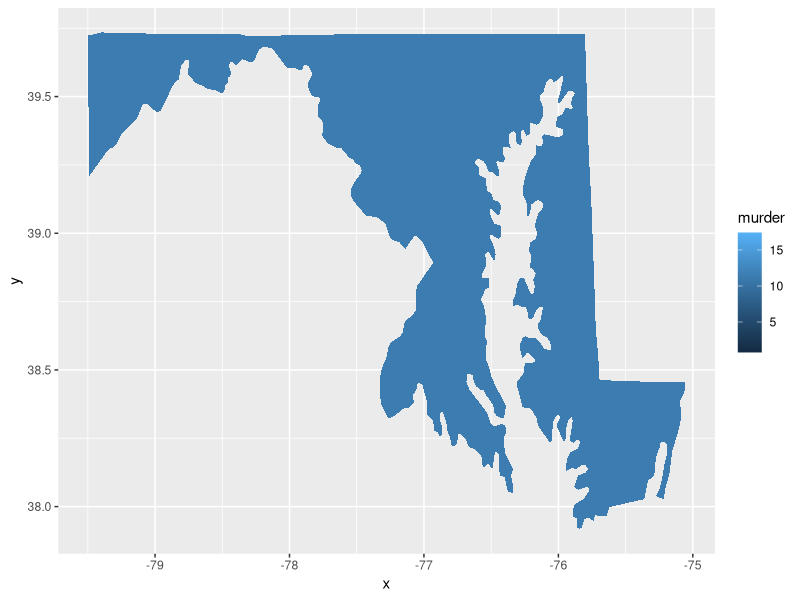

Recreate this plot in R. (Note: this script raises an error after producing the figure.)
library(dplyr)
library(ggplot2)
us_map <- map_data("state")
head(us_map, 3)

maryland <- map_data('county', region = 'maryland')

data <- data.frame(murder=USArrests$Murder,
                   state=tolower(rownames(USArrests)))
map <- map_data('county', region = 'maryland')
k <- ggplot(data,aes(fill=murder))

k + geom_map(aes(map_id = state), map = map)+
  expand_limits(x = map$long, y=map$lat)

###########################################################

maryland <- map_data('county', region = 'maryland')

data <- data.frame(black=ml_count$Black.Alone,
                   state=tolower(rownames(ml_count)))
map <- map_data('county', region = 'maryland')
k <- ggplot(data,aes(fill=black))

k + geom_map(aes(map_id = state), map = map)+
  expand_limits(x = map$long, y=map$lat)